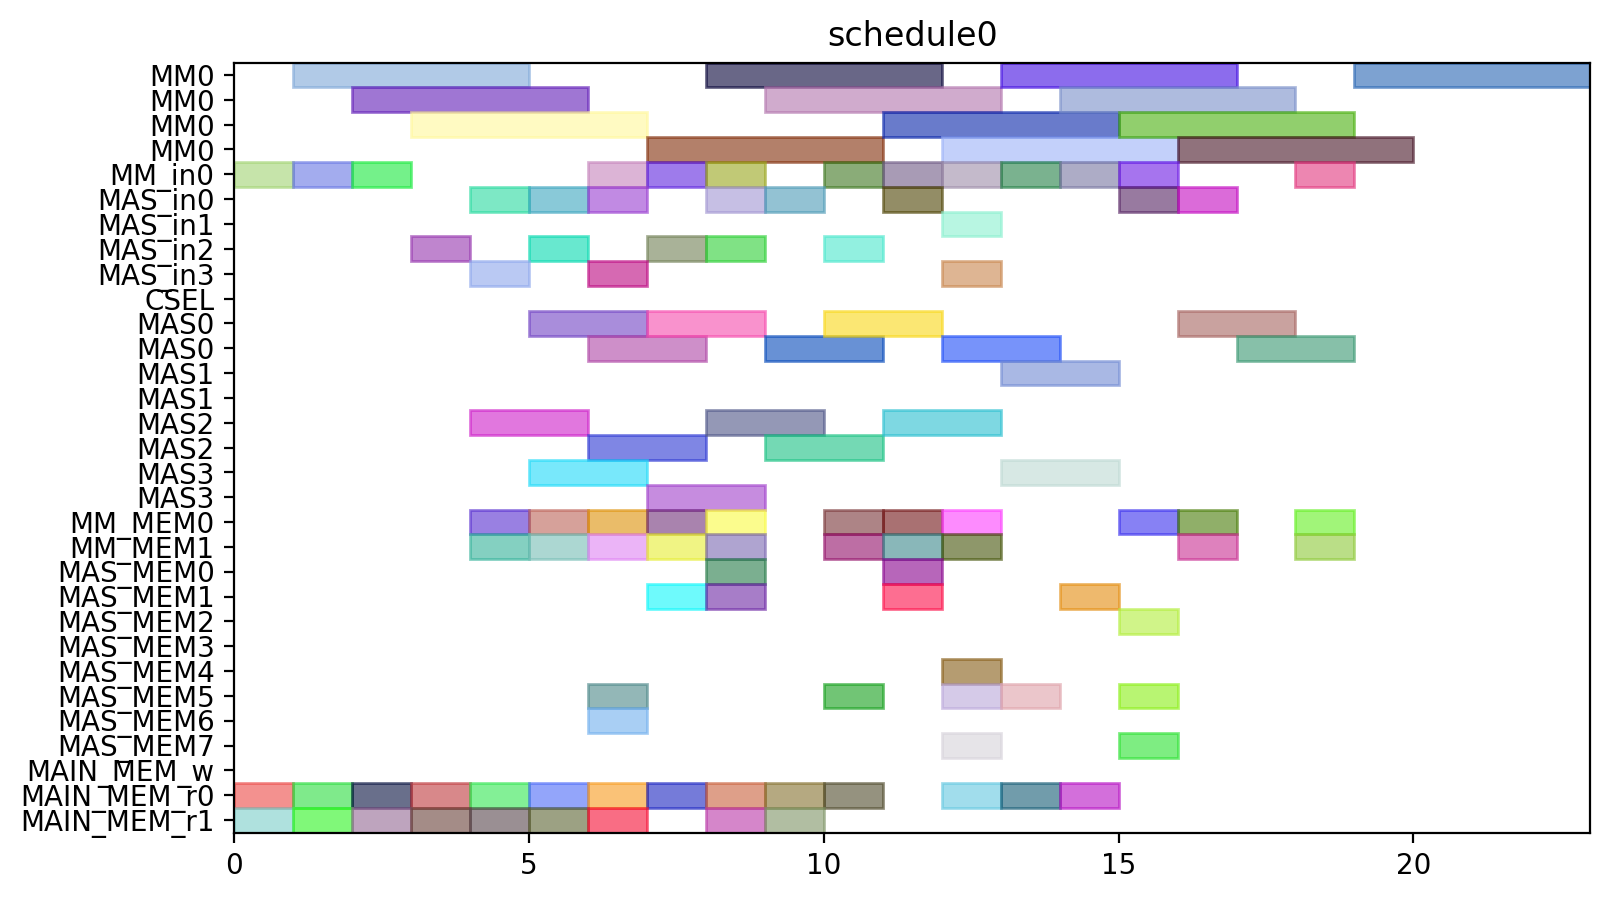

Write Python code to recreate this figure.
from pyschedule import Scenario, solvers, plotters, alt


def solve():
	horizon = 120
	S = Scenario("schedule0", horizon=horizon)

	# resource
	MM = S.Resources('MM', num=1, size=4)
	MM_in = S.Resources('MM_in', num=1)
	MAS_in = S.Resources('MAS_in', num=4)
	CSEL = S.Resource('CSEL')
	MAS = S.Resources('MAS', num=4, size=2, periods=range(1, horizon))
	MM_MEM = S.Resources('MM_MEM', num=2)
	MAS_MEM = S.Resources('MAS_MEM', num=8)
	MAIN_MEM_w = S.Resource('MAIN_MEM_w', size=1)
	MAIN_MEM_r = S.Resources('MAIN_MEM_r', num=2)

	# result of previous scheduling

	# new tasks
	t0 = S.Task('t0', length=4, delay_cost=1)
	t0 += alt(MM)
	t0_in = S.Task('t0_in', length=1, delay_cost=1)
	t0_in += alt(MM_in)
	S += t0_in*MM_in[0]<=t0*MM[0]
	t0_mem0 = S.Task('t0_mem0', length=1, delay_cost=1)
	t0_mem0 += MAIN_MEM_r[0]
	S += t0_mem0 <= t0

	t0_mem1 = S.Task('t0_mem1', length=1, delay_cost=1)
	t0_mem1 += MAIN_MEM_r[1]
	S += t0_mem1 <= t0

	t1 = S.Task('t1', length=4, delay_cost=1)
	t1 += alt(MM)
	t1_in = S.Task('t1_in', length=1, delay_cost=1)
	t1_in += alt(MM_in)
	S += t1_in*MM_in[0]<=t1*MM[0]
	t1_mem0 = S.Task('t1_mem0', length=1, delay_cost=1)
	t1_mem0 += MAIN_MEM_r[0]
	S += t1_mem0 <= t1

	t1_mem1 = S.Task('t1_mem1', length=1, delay_cost=1)
	t1_mem1 += MAIN_MEM_r[1]
	S += t1_mem1 <= t1

	t2 = S.Task('t2', length=4, delay_cost=1)
	t2 += alt(MM)
	t2_in = S.Task('t2_in', length=1, delay_cost=1)
	t2_in += alt(MM_in)
	S += t2_in*MM_in[0]<=t2*MM[0]
	t2_mem0 = S.Task('t2_mem0', length=1, delay_cost=1)
	t2_mem0 += MAIN_MEM_r[0]
	S += t2_mem0 <= t2

	t2_mem1 = S.Task('t2_mem1', length=1, delay_cost=1)
	t2_mem1 += MAIN_MEM_r[1]
	S += t2_mem1 <= t2

	t3 = S.Task('t3', length=2, delay_cost=1)
	t3 += alt(MAS)
	t3_in = S.Task('t3_in', length=1, delay_cost=1)
	t3_in += alt(MAS_in)
	S += t3_in*MAS_in[0]<=t3*MAS[0]

	S += t3_in*MAS_in[1]<=t3*MAS[1]

	S += t3_in*MAS_in[2]<=t3*MAS[2]

	S += t3_in*MAS_in[3]<=t3*MAS[3]

	t3_mem0 = S.Task('t3_mem0', length=1, delay_cost=1)
	t3_mem0 += MAIN_MEM_r[0]
	S += t3_mem0 <= t3

	t3_mem1 = S.Task('t3_mem1', length=1, delay_cost=1)
	t3_mem1 += MAIN_MEM_r[1]
	S += t3_mem1 <= t3

	t4 = S.Task('t4', length=2, delay_cost=1)
	t4 += alt(MAS)
	t4_in = S.Task('t4_in', length=1, delay_cost=1)
	t4_in += alt(MAS_in)
	S += t4_in*MAS_in[0]<=t4*MAS[0]

	S += t4_in*MAS_in[1]<=t4*MAS[1]

	S += t4_in*MAS_in[2]<=t4*MAS[2]

	S += t4_in*MAS_in[3]<=t4*MAS[3]

	t4_mem0 = S.Task('t4_mem0', length=1, delay_cost=1)
	t4_mem0 += MAIN_MEM_r[0]
	S += t4_mem0 <= t4

	t4_mem1 = S.Task('t4_mem1', length=1, delay_cost=1)
	t4_mem1 += MAIN_MEM_r[1]
	S += t4_mem1 <= t4

	t8 = S.Task('t8', length=2, delay_cost=1)
	t8 += alt(MAS)
	t8_in = S.Task('t8_in', length=1, delay_cost=1)
	t8_in += alt(MAS_in)
	S += t8_in*MAS_in[0]<=t8*MAS[0]

	S += t8_in*MAS_in[1]<=t8*MAS[1]

	S += t8_in*MAS_in[2]<=t8*MAS[2]

	S += t8_in*MAS_in[3]<=t8*MAS[3]

	t8_mem0 = S.Task('t8_mem0', length=1, delay_cost=1)
	t8_mem0 += MAIN_MEM_r[0]
	S += t8_mem0 <= t8

	t8_mem1 = S.Task('t8_mem1', length=1, delay_cost=1)
	t8_mem1 += MAIN_MEM_r[1]
	S += t8_mem1 <= t8

	t9 = S.Task('t9', length=2, delay_cost=1)
	t9 += alt(MAS)
	t9_in = S.Task('t9_in', length=1, delay_cost=1)
	t9_in += alt(MAS_in)
	S += t9_in*MAS_in[0]<=t9*MAS[0]

	S += t9_in*MAS_in[1]<=t9*MAS[1]

	S += t9_in*MAS_in[2]<=t9*MAS[2]

	S += t9_in*MAS_in[3]<=t9*MAS[3]

	t9_mem0 = S.Task('t9_mem0', length=1, delay_cost=1)
	t9_mem0 += MAIN_MEM_r[0]
	S += t9_mem0 <= t9

	t9_mem1 = S.Task('t9_mem1', length=1, delay_cost=1)
	t9_mem1 += MAIN_MEM_r[1]
	S += t9_mem1 <= t9

	t13 = S.Task('t13', length=2, delay_cost=1)
	t13 += alt(MAS)
	t13_in = S.Task('t13_in', length=1, delay_cost=1)
	t13_in += alt(MAS_in)
	S += t13_in*MAS_in[0]<=t13*MAS[0]

	S += t13_in*MAS_in[1]<=t13*MAS[1]

	S += t13_in*MAS_in[2]<=t13*MAS[2]

	S += t13_in*MAS_in[3]<=t13*MAS[3]

	t13_mem0 = S.Task('t13_mem0', length=1, delay_cost=1)
	t13_mem0 += MAIN_MEM_r[0]
	S += t13_mem0 <= t13

	t13_mem1 = S.Task('t13_mem1', length=1, delay_cost=1)
	t13_mem1 += MAIN_MEM_r[1]
	S += t13_mem1 <= t13

	t14 = S.Task('t14', length=2, delay_cost=1)
	t14 += alt(MAS)
	t14_in = S.Task('t14_in', length=1, delay_cost=1)
	t14_in += alt(MAS_in)
	S += t14_in*MAS_in[0]<=t14*MAS[0]

	S += t14_in*MAS_in[1]<=t14*MAS[1]

	S += t14_in*MAS_in[2]<=t14*MAS[2]

	S += t14_in*MAS_in[3]<=t14*MAS[3]

	t14_mem0 = S.Task('t14_mem0', length=1, delay_cost=1)
	t14_mem0 += MAIN_MEM_r[0]
	S += t14_mem0 <= t14

	t14_mem1 = S.Task('t14_mem1', length=1, delay_cost=1)
	t14_mem1 += MAIN_MEM_r[1]
	S += t14_mem1 <= t14

	t5 = S.Task('t5', length=4, delay_cost=1)
	t5 += alt(MM)
	t5_in = S.Task('t5_in', length=1, delay_cost=1)
	t5_in += alt(MM_in)
	S += t5_in*MM_in[0]<=t5*MM[0]
	t5_mem0 = S.Task('t5_mem0', length=1, delay_cost=1)
	t5_mem0 += alt(MAS_MEM)
	S += (t3*MAS[0])-1 < t5_mem0*MAS_MEM[0]
	S += (t3*MAS[1])-1 < t5_mem0*MAS_MEM[2]
	S += (t3*MAS[2])-1 < t5_mem0*MAS_MEM[4]
	S += (t3*MAS[3])-1 < t5_mem0*MAS_MEM[6]
	S += t5_mem0 <= t5

	t5_mem1 = S.Task('t5_mem1', length=1, delay_cost=1)
	t5_mem1 += alt(MAS_MEM)
	S += (t4*MAS[0])-1 < t5_mem1*MAS_MEM[1]
	S += (t4*MAS[1])-1 < t5_mem1*MAS_MEM[3]
	S += (t4*MAS[2])-1 < t5_mem1*MAS_MEM[5]
	S += (t4*MAS[3])-1 < t5_mem1*MAS_MEM[7]
	S += t5_mem1 <= t5

	t6 = S.Task('t6', length=2, delay_cost=1)
	t6 += alt(MAS)
	t6_in = S.Task('t6_in', length=1, delay_cost=1)
	t6_in += alt(MAS_in)
	S += t6_in*MAS_in[0]<=t6*MAS[0]

	S += t6_in*MAS_in[1]<=t6*MAS[1]

	S += t6_in*MAS_in[2]<=t6*MAS[2]

	S += t6_in*MAS_in[3]<=t6*MAS[3]

	t6_mem0 = S.Task('t6_mem0', length=1, delay_cost=1)
	t6_mem0 += alt(MM_MEM)
	S += (t0*MM[0])-1 < t6_mem0*MM_MEM[0]
	S += t6_mem0 <= t6

	t6_mem1 = S.Task('t6_mem1', length=1, delay_cost=1)
	t6_mem1 += alt(MM_MEM)
	S += (t1*MM[0])-1 < t6_mem1*MM_MEM[1]
	S += t6_mem1 <= t6

	t10 = S.Task('t10', length=4, delay_cost=1)
	t10 += alt(MM)
	t10_in = S.Task('t10_in', length=1, delay_cost=1)
	t10_in += alt(MM_in)
	S += t10_in*MM_in[0]<=t10*MM[0]
	t10_mem0 = S.Task('t10_mem0', length=1, delay_cost=1)
	t10_mem0 += alt(MAS_MEM)
	S += (t8*MAS[0])-1 < t10_mem0*MAS_MEM[0]
	S += (t8*MAS[1])-1 < t10_mem0*MAS_MEM[2]
	S += (t8*MAS[2])-1 < t10_mem0*MAS_MEM[4]
	S += (t8*MAS[3])-1 < t10_mem0*MAS_MEM[6]
	S += t10_mem0 <= t10

	t10_mem1 = S.Task('t10_mem1', length=1, delay_cost=1)
	t10_mem1 += alt(MAS_MEM)
	S += (t9*MAS[0])-1 < t10_mem1*MAS_MEM[1]
	S += (t9*MAS[1])-1 < t10_mem1*MAS_MEM[3]
	S += (t9*MAS[2])-1 < t10_mem1*MAS_MEM[5]
	S += (t9*MAS[3])-1 < t10_mem1*MAS_MEM[7]
	S += t10_mem1 <= t10

	t11 = S.Task('t11', length=2, delay_cost=1)
	t11 += alt(MAS)
	t11_in = S.Task('t11_in', length=1, delay_cost=1)
	t11_in += alt(MAS_in)
	S += t11_in*MAS_in[0]<=t11*MAS[0]

	S += t11_in*MAS_in[1]<=t11*MAS[1]

	S += t11_in*MAS_in[2]<=t11*MAS[2]

	S += t11_in*MAS_in[3]<=t11*MAS[3]

	t11_mem0 = S.Task('t11_mem0', length=1, delay_cost=1)
	t11_mem0 += alt(MM_MEM)
	S += (t1*MM[0])-1 < t11_mem0*MM_MEM[0]
	S += t11_mem0 <= t11

	t11_mem1 = S.Task('t11_mem1', length=1, delay_cost=1)
	t11_mem1 += alt(MM_MEM)
	S += (t2*MM[0])-1 < t11_mem1*MM_MEM[1]
	S += t11_mem1 <= t11

	t15 = S.Task('t15', length=4, delay_cost=1)
	t15 += alt(MM)
	t15_in = S.Task('t15_in', length=1, delay_cost=1)
	t15_in += alt(MM_in)
	S += t15_in*MM_in[0]<=t15*MM[0]
	t15_mem0 = S.Task('t15_mem0', length=1, delay_cost=1)
	t15_mem0 += alt(MAS_MEM)
	S += (t13*MAS[0])-1 < t15_mem0*MAS_MEM[0]
	S += (t13*MAS[1])-1 < t15_mem0*MAS_MEM[2]
	S += (t13*MAS[2])-1 < t15_mem0*MAS_MEM[4]
	S += (t13*MAS[3])-1 < t15_mem0*MAS_MEM[6]
	S += t15_mem0 <= t15

	t15_mem1 = S.Task('t15_mem1', length=1, delay_cost=1)
	t15_mem1 += alt(MAS_MEM)
	S += (t14*MAS[0])-1 < t15_mem1*MAS_MEM[1]
	S += (t14*MAS[1])-1 < t15_mem1*MAS_MEM[3]
	S += (t14*MAS[2])-1 < t15_mem1*MAS_MEM[5]
	S += (t14*MAS[3])-1 < t15_mem1*MAS_MEM[7]
	S += t15_mem1 <= t15

	t16 = S.Task('t16', length=2, delay_cost=1)
	t16 += alt(MAS)
	t16_in = S.Task('t16_in', length=1, delay_cost=1)
	t16_in += alt(MAS_in)
	S += t16_in*MAS_in[0]<=t16*MAS[0]

	S += t16_in*MAS_in[1]<=t16*MAS[1]

	S += t16_in*MAS_in[2]<=t16*MAS[2]

	S += t16_in*MAS_in[3]<=t16*MAS[3]

	t16_mem0 = S.Task('t16_mem0', length=1, delay_cost=1)
	t16_mem0 += alt(MM_MEM)
	S += (t0*MM[0])-1 < t16_mem0*MM_MEM[0]
	S += t16_mem0 <= t16

	t16_mem1 = S.Task('t16_mem1', length=1, delay_cost=1)
	t16_mem1 += alt(MM_MEM)
	S += (t2*MM[0])-1 < t16_mem1*MM_MEM[1]
	S += t16_mem1 <= t16

	t19 = S.Task('t19', length=4, delay_cost=1)
	t19 += alt(MM)
	t19_in = S.Task('t19_in', length=1, delay_cost=1)
	t19_in += alt(MM_in)
	S += t19_in*MM_in[0]<=t19*MM[0]
	t19_mem0 = S.Task('t19_mem0', length=1, delay_cost=1)
	t19_mem0 += MAIN_MEM_r[0]
	S += t19_mem0 <= t19

	t19_mem1 = S.Task('t19_mem1', length=1, delay_cost=1)
	t19_mem1 += alt(MM_MEM)
	S += (t2*MM[0])-1 < t19_mem1*MM_MEM[1]
	S += t19_mem1 <= t19

	t24 = S.Task('t24', length=2, delay_cost=1)
	t24 += alt(MAS)
	t24_in = S.Task('t24_in', length=1, delay_cost=1)
	t24_in += alt(MAS_in)
	S += t24_in*MAS_in[0]<=t24*MAS[0]

	S += t24_in*MAS_in[1]<=t24*MAS[1]

	S += t24_in*MAS_in[2]<=t24*MAS[2]

	S += t24_in*MAS_in[3]<=t24*MAS[3]

	t24_mem0 = S.Task('t24_mem0', length=1, delay_cost=1)
	t24_mem0 += alt(MM_MEM)
	S += (t0*MM[0])-1 < t24_mem0*MM_MEM[0]
	S += t24_mem0 <= t24

	t24_mem1 = S.Task('t24_mem1', length=1, delay_cost=1)
	t24_mem1 += alt(MM_MEM)
	S += (t0*MM[0])-1 < t24_mem1*MM_MEM[1]
	S += t24_mem1 <= t24

	t26 = S.Task('t26', length=4, delay_cost=1)
	t26 += alt(MM)
	t26_in = S.Task('t26_in', length=1, delay_cost=1)
	t26_in += alt(MM_in)
	S += t26_in*MM_in[0]<=t26*MM[0]
	t26_mem0 = S.Task('t26_mem0', length=1, delay_cost=1)
	t26_mem0 += MAIN_MEM_r[0]
	S += t26_mem0 <= t26

	t26_mem1 = S.Task('t26_mem1', length=1, delay_cost=1)
	t26_mem1 += alt(MM_MEM)
	S += (t2*MM[0])-1 < t26_mem1*MM_MEM[1]
	S += t26_mem1 <= t26

	t7 = S.Task('t7', length=2, delay_cost=1)
	t7 += alt(MAS)
	t7_in = S.Task('t7_in', length=1, delay_cost=1)
	t7_in += alt(MAS_in)
	S += t7_in*MAS_in[0]<=t7*MAS[0]

	S += t7_in*MAS_in[1]<=t7*MAS[1]

	S += t7_in*MAS_in[2]<=t7*MAS[2]

	S += t7_in*MAS_in[3]<=t7*MAS[3]

	t7_mem0 = S.Task('t7_mem0', length=1, delay_cost=1)
	t7_mem0 += alt(MM_MEM)
	S += (t5*MM[0])-1 < t7_mem0*MM_MEM[0]
	S += t7_mem0 <= t7

	t7_mem1 = S.Task('t7_mem1', length=1, delay_cost=1)
	t7_mem1 += alt(MAS_MEM)
	S += (t6*MAS[0])-1 < t7_mem1*MAS_MEM[1]
	S += (t6*MAS[1])-1 < t7_mem1*MAS_MEM[3]
	S += (t6*MAS[2])-1 < t7_mem1*MAS_MEM[5]
	S += (t6*MAS[3])-1 < t7_mem1*MAS_MEM[7]
	S += t7_mem1 <= t7

	t12 = S.Task('t12', length=2, delay_cost=1)
	t12 += alt(MAS)
	t12_in = S.Task('t12_in', length=1, delay_cost=1)
	t12_in += alt(MAS_in)
	S += t12_in*MAS_in[0]<=t12*MAS[0]

	S += t12_in*MAS_in[1]<=t12*MAS[1]

	S += t12_in*MAS_in[2]<=t12*MAS[2]

	S += t12_in*MAS_in[3]<=t12*MAS[3]

	t12_mem0 = S.Task('t12_mem0', length=1, delay_cost=1)
	t12_mem0 += alt(MM_MEM)
	S += (t10*MM[0])-1 < t12_mem0*MM_MEM[0]
	S += t12_mem0 <= t12

	t12_mem1 = S.Task('t12_mem1', length=1, delay_cost=1)
	t12_mem1 += alt(MAS_MEM)
	S += (t11*MAS[0])-1 < t12_mem1*MAS_MEM[1]
	S += (t11*MAS[1])-1 < t12_mem1*MAS_MEM[3]
	S += (t11*MAS[2])-1 < t12_mem1*MAS_MEM[5]
	S += (t11*MAS[3])-1 < t12_mem1*MAS_MEM[7]
	S += t12_mem1 <= t12

	t17 = S.Task('t17', length=2, delay_cost=1)
	t17 += alt(MAS)
	t17_in = S.Task('t17_in', length=1, delay_cost=1)
	t17_in += alt(MAS_in)
	S += t17_in*MAS_in[0]<=t17*MAS[0]

	S += t17_in*MAS_in[1]<=t17*MAS[1]

	S += t17_in*MAS_in[2]<=t17*MAS[2]

	S += t17_in*MAS_in[3]<=t17*MAS[3]

	t17_mem0 = S.Task('t17_mem0', length=1, delay_cost=1)
	t17_mem0 += alt(MM_MEM)
	S += (t15*MM[0])-1 < t17_mem0*MM_MEM[0]
	S += t17_mem0 <= t17

	t17_mem1 = S.Task('t17_mem1', length=1, delay_cost=1)
	t17_mem1 += alt(MAS_MEM)
	S += (t16*MAS[0])-1 < t17_mem1*MAS_MEM[1]
	S += (t16*MAS[1])-1 < t17_mem1*MAS_MEM[3]
	S += (t16*MAS[2])-1 < t17_mem1*MAS_MEM[5]
	S += (t16*MAS[3])-1 < t17_mem1*MAS_MEM[7]
	S += t17_mem1 <= t17

	t25 = S.Task('t25', length=2, delay_cost=1)
	t25 += alt(MAS)
	t25_in = S.Task('t25_in', length=1, delay_cost=1)
	t25_in += alt(MAS_in)
	S += t25_in*MAS_in[0]<=t25*MAS[0]

	S += t25_in*MAS_in[1]<=t25*MAS[1]

	S += t25_in*MAS_in[2]<=t25*MAS[2]

	S += t25_in*MAS_in[3]<=t25*MAS[3]

	t25_mem0 = S.Task('t25_mem0', length=1, delay_cost=1)
	t25_mem0 += alt(MM_MEM)
	S += (t0*MM[0])-1 < t25_mem0*MM_MEM[0]
	S += t25_mem0 <= t25

	t25_mem1 = S.Task('t25_mem1', length=1, delay_cost=1)
	t25_mem1 += alt(MAS_MEM)
	S += (t24*MAS[0])-1 < t25_mem1*MAS_MEM[1]
	S += (t24*MAS[1])-1 < t25_mem1*MAS_MEM[3]
	S += (t24*MAS[2])-1 < t25_mem1*MAS_MEM[5]
	S += (t24*MAS[3])-1 < t25_mem1*MAS_MEM[7]
	S += t25_mem1 <= t25

	t29 = S.Task('t29', length=2, delay_cost=1)
	t29 += alt(MAS)
	t29_in = S.Task('t29_in', length=1, delay_cost=1)
	t29_in += alt(MAS_in)
	S += t29_in*MAS_in[0]<=t29*MAS[0]

	S += t29_in*MAS_in[1]<=t29*MAS[1]

	S += t29_in*MAS_in[2]<=t29*MAS[2]

	S += t29_in*MAS_in[3]<=t29*MAS[3]

	t29_mem0 = S.Task('t29_mem0', length=1, delay_cost=1)
	t29_mem0 += alt(MM_MEM)
	S += (t0*MM[0])-1 < t29_mem0*MM_MEM[0]
	S += t29_mem0 <= t29

	t29_mem1 = S.Task('t29_mem1', length=1, delay_cost=1)
	t29_mem1 += alt(MM_MEM)
	S += (t26*MM[0])-1 < t29_mem1*MM_MEM[1]
	S += t29_mem1 <= t29

	t18 = S.Task('t18', length=4, delay_cost=1)
	t18 += alt(MM)
	t18_in = S.Task('t18_in', length=1, delay_cost=1)
	t18_in += alt(MM_in)
	S += t18_in*MM_in[0]<=t18*MM[0]
	t18_mem0 = S.Task('t18_mem0', length=1, delay_cost=1)
	t18_mem0 += MAIN_MEM_r[0]
	S += t18_mem0 <= t18

	t18_mem1 = S.Task('t18_mem1', length=1, delay_cost=1)
	t18_mem1 += alt(MAS_MEM)
	S += (t12*MAS[0])-1 < t18_mem1*MAS_MEM[1]
	S += (t12*MAS[1])-1 < t18_mem1*MAS_MEM[3]
	S += (t12*MAS[2])-1 < t18_mem1*MAS_MEM[5]
	S += (t12*MAS[3])-1 < t18_mem1*MAS_MEM[7]
	S += t18_mem1 <= t18

	t27 = S.Task('t27', length=4, delay_cost=1)
	t27 += alt(MM)
	t27_in = S.Task('t27_in', length=1, delay_cost=1)
	t27_in += alt(MM_in)
	S += t27_in*MM_in[0]<=t27*MM[0]
	t27_mem0 = S.Task('t27_mem0', length=1, delay_cost=1)
	t27_mem0 += MAIN_MEM_r[0]
	S += t27_mem0 <= t27

	t27_mem1 = S.Task('t27_mem1', length=1, delay_cost=1)
	t27_mem1 += alt(MAS_MEM)
	S += (t12*MAS[0])-1 < t27_mem1*MAS_MEM[1]
	S += (t12*MAS[1])-1 < t27_mem1*MAS_MEM[3]
	S += (t12*MAS[2])-1 < t27_mem1*MAS_MEM[5]
	S += (t12*MAS[3])-1 < t27_mem1*MAS_MEM[7]
	S += t27_mem1 <= t27

	t28 = S.Task('t28', length=2, delay_cost=1)
	t28 += alt(MAS)
	t28_in = S.Task('t28_in', length=1, delay_cost=1)
	t28_in += alt(MAS_in)
	S += t28_in*MAS_in[0]<=t28*MAS[0]

	S += t28_in*MAS_in[1]<=t28*MAS[1]

	S += t28_in*MAS_in[2]<=t28*MAS[2]

	S += t28_in*MAS_in[3]<=t28*MAS[3]

	t28_mem0 = S.Task('t28_mem0', length=1, delay_cost=1)
	t28_mem0 += alt(MAS_MEM)
	S += (t25*MAS[0])-1 < t28_mem0*MAS_MEM[0]
	S += (t25*MAS[1])-1 < t28_mem0*MAS_MEM[2]
	S += (t25*MAS[2])-1 < t28_mem0*MAS_MEM[4]
	S += (t25*MAS[3])-1 < t28_mem0*MAS_MEM[6]
	S += t28_mem0 <= t28

	t28_mem1 = S.Task('t28_mem1', length=1, delay_cost=1)
	t28_mem1 += alt(MM_MEM)
	S += (t26*MM[0])-1 < t28_mem1*MM_MEM[1]
	S += t28_mem1 <= t28

	t30 = S.Task('t30', length=4, delay_cost=1)
	t30 += alt(MM)
	t30_in = S.Task('t30_in', length=1, delay_cost=1)
	t30_in += alt(MM_in)
	S += t30_in*MM_in[0]<=t30*MM[0]
	t30_mem0 = S.Task('t30_mem0', length=1, delay_cost=1)
	t30_mem0 += MAIN_MEM_r[0]
	S += t30_mem0 <= t30

	t30_mem1 = S.Task('t30_mem1', length=1, delay_cost=1)
	t30_mem1 += alt(MAS_MEM)
	S += (t29*MAS[0])-1 < t30_mem1*MAS_MEM[1]
	S += (t29*MAS[1])-1 < t30_mem1*MAS_MEM[3]
	S += (t29*MAS[2])-1 < t30_mem1*MAS_MEM[5]
	S += (t29*MAS[3])-1 < t30_mem1*MAS_MEM[7]
	S += t30_mem1 <= t30

	t20 = S.Task('t20', length=2, delay_cost=1)
	t20 += alt(MAS)
	t20_in = S.Task('t20_in', length=1, delay_cost=1)
	t20_in += alt(MAS_in)
	S += t20_in*MAS_in[0]<=t20*MAS[0]

	S += t20_in*MAS_in[1]<=t20*MAS[1]

	S += t20_in*MAS_in[2]<=t20*MAS[2]

	S += t20_in*MAS_in[3]<=t20*MAS[3]

	t20_mem0 = S.Task('t20_mem0', length=1, delay_cost=1)
	t20_mem0 += alt(MM_MEM)
	S += (t19*MM[0])-1 < t20_mem0*MM_MEM[0]
	S += t20_mem0 <= t20

	t20_mem1 = S.Task('t20_mem1', length=1, delay_cost=1)
	t20_mem1 += alt(MM_MEM)
	S += (t18*MM[0])-1 < t20_mem1*MM_MEM[1]
	S += t20_mem1 <= t20

	t31 = S.Task('t31', length=4, delay_cost=1)
	t31 += alt(MM)
	t31_in = S.Task('t31_in', length=1, delay_cost=1)
	t31_in += alt(MM_in)
	S += t31_in*MM_in[0]<=t31*MM[0]
	t31_mem0 = S.Task('t31_mem0', length=1, delay_cost=1)
	t31_mem0 += alt(MM_MEM)
	S += (t27*MM[0])-1 < t31_mem0*MM_MEM[0]
	S += t31_mem0 <= t31

	t31_mem1 = S.Task('t31_mem1', length=1, delay_cost=1)
	t31_mem1 += alt(MM_MEM)
	S += (t30*MM[0])-1 < t31_mem1*MM_MEM[1]
	S += t31_mem1 <= t31

	t35 = S.Task('t35', length=4, delay_cost=1)
	t35 += alt(MM)
	t35_in = S.Task('t35_in', length=1, delay_cost=1)
	t35_in += alt(MM_in)
	S += t35_in*MM_in[0]<=t35*MM[0]
	t35_mem0 = S.Task('t35_mem0', length=1, delay_cost=1)
	t35_mem0 += alt(MAS_MEM)
	S += (t7*MAS[0])-1 < t35_mem0*MAS_MEM[0]
	S += (t7*MAS[1])-1 < t35_mem0*MAS_MEM[2]
	S += (t7*MAS[2])-1 < t35_mem0*MAS_MEM[4]
	S += (t7*MAS[3])-1 < t35_mem0*MAS_MEM[6]
	S += t35_mem0 <= t35

	t35_mem1 = S.Task('t35_mem1', length=1, delay_cost=1)
	t35_mem1 += alt(MAS_MEM)
	S += (t28*MAS[0])-1 < t35_mem1*MAS_MEM[1]
	S += (t28*MAS[1])-1 < t35_mem1*MAS_MEM[3]
	S += (t28*MAS[2])-1 < t35_mem1*MAS_MEM[5]
	S += (t28*MAS[3])-1 < t35_mem1*MAS_MEM[7]
	S += t35_mem1 <= t35

	solvers.mip.solve(S,msg=1,kind='CPLEX',ratio_gap=1.01)

	solution = [['hoge']*len(S.solution()[1]) for i in range(len(S.solution()))]
	for i in range(len(S.solution())):
		for j in range(len(S.solution()[i])):
			solution[i][j]=str(S.solution()[i][j])
	print(solution)

	cycles = int(solution[-1][3])

	pic_file_name = "/home/mfukuda/ABE/multiRAM_multiMAS_16mux/scheduling_result/stage4MM1_stage2MAS4/EP_ADD_A_ANY/schedule0.png"
	if(S.solution() != []):
		plotters.matplotlib.plot(S,img_filename=pic_file_name, show_task_labels=False, fig_size=(cycles*0.25+3, 5))

	return solution
